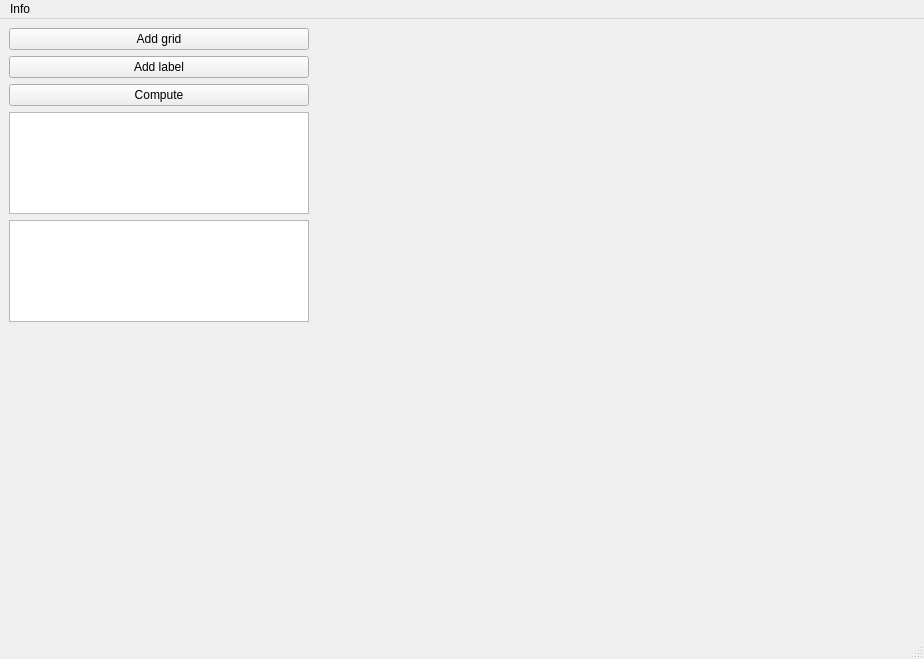
<?xml version="1.0" encoding="UTF-8"?>
<ui version="4.0">
 <class>MainWindow</class>
 <widget class="QMainWindow" name="MainWindow">
  <property name="geometry">
   <rect>
    <x>0</x>
    <y>0</y>
    <width>924</width>
    <height>657</height>
   </rect>
  </property>
  <property name="windowTitle">
   <string>MainWindow</string>
  </property>
  <widget class="QWidget" name="centralwidget">
   <property name="baseSize">
    <size>
     <width>0</width>
     <height>0</height>
    </size>
   </property>
   <layout class="QGridLayout" name="gridLayout">
    <item row="3" column="0">
     <widget class="Tree" name="_tree">
      <property name="maximumSize">
       <size>
        <width>300</width>
        <height>16777215</height>
       </size>
      </property>
      <property name="focusPolicy">
       <enum>Qt::NoFocus</enum>
      </property>
      <property name="contextMenuPolicy">
       <enum>Qt::ActionsContextMenu</enum>
      </property>
     </widget>
    </item>
    <item row="2" column="0">
     <widget class="ComputeBtn" name="_computeBtn">
      <property name="maximumSize">
       <size>
        <width>300</width>
        <height>16777215</height>
       </size>
      </property>
      <property name="focusPolicy">
       <enum>Qt::NoFocus</enum>
      </property>
      <property name="text">
       <string>Compute</string>
      </property>
     </widget>
    </item>
    <item row="0" column="0">
     <widget class="AddGridBtn" name="_addGridBtn">
      <property name="maximumSize">
       <size>
        <width>300</width>
        <height>16777215</height>
       </size>
      </property>
      <property name="focusPolicy">
       <enum>Qt::NoFocus</enum>
      </property>
      <property name="text">
       <string>Add grid</string>
      </property>
     </widget>
    </item>
    <item row="5" column="0">
     <widget class="MiniMap" name="_minimap">
      <property name="minimumSize">
       <size>
        <width>300</width>
        <height>300</height>
       </size>
      </property>
      <property name="maximumSize">
       <size>
        <width>300</width>
        <height>300</height>
       </size>
      </property>
      <property name="text">
       <string/>
      </property>
     </widget>
    </item>
    <item row="1" column="0">
     <widget class="AddLabelBtn" name="_addLabelBtn">
      <property name="maximumSize">
       <size>
        <width>300</width>
        <height>16777215</height>
       </size>
      </property>
      <property name="focusPolicy">
       <enum>Qt::NoFocus</enum>
      </property>
      <property name="text">
       <string>Add label</string>
      </property>
     </widget>
    </item>
    <item row="4" column="0">
     <widget class="QTableView" name="_properties">
      <property name="maximumSize">
       <size>
        <width>300</width>
        <height>16777215</height>
       </size>
      </property>
      <property name="focusPolicy">
       <enum>Qt::NoFocus</enum>
      </property>
     </widget>
    </item>
    <item row="0" column="1" rowspan="6">
     <widget class="FullImage" name="_image">
      <property name="minimumSize">
       <size>
        <width>600</width>
        <height>600</height>
       </size>
      </property>
      <property name="text">
       <string/>
      </property>
     </widget>
    </item>
   </layout>
  </widget>
  <widget class="QStatusBar" name="_statusBar"/>
  <widget class="QMenuBar" name="menuBar">
   <property name="geometry">
    <rect>
     <x>0</x>
     <y>0</y>
     <width>924</width>
     <height>21</height>
    </rect>
   </property>
   <widget class="QMenu" name="menuInfo">
    <property name="title">
     <string>Info</string>
    </property>
    <addaction name="_actionMade_by_TheCrazyT"/>
    <addaction name="_actionUrl"/>
    <addaction name="separator"/>
   </widget>
   <addaction name="menuInfo"/>
  </widget>
  <action name="_actionGridAddRowTop">
   <property name="text">
    <string>Add row to top</string>
   </property>
   <property name="toolTip">
    <string>Add row to top</string>
   </property>
  </action>
  <action name="_actionSaveModel">
   <property name="text">
    <string>Save computation model</string>
   </property>
  </action>
  <action name="_actionLoadModel">
   <property name="text">
    <string>Load computation model</string>
   </property>
   <property name="toolTip">
    <string>Load computation model</string>
   </property>
  </action>
  <action name="_actionRemoveGrid">
   <property name="text">
    <string>Remove grid</string>
   </property>
   <property name="toolTip">
    <string>Remove grid</string>
   </property>
  </action>
  <action name="_actionRemoveLabel">
   <property name="text">
    <string>Remove label</string>
   </property>
   <property name="toolTip">
    <string>Remove label</string>
   </property>
  </action>
  <action name="_actionMade_by_TheCrazyT">
   <property name="text">
    <string>Made by TheCrazyT</string>
   </property>
  </action>
  <action name="_actionUrl">
   <property name="text">
    <string>https://github.com/TheCrazyT/SiliconAnalyser</string>
   </property>
  </action>
  <action name="_actionSaveAsCsv">
   <property name="text">
    <string>Save as csv</string>
   </property>
   <property name="toolTip">
    <string>Save as csv</string>
   </property>
  </action>
  <action name="_actionViewAsPixelimage">
   <property name="text">
    <string>View as pixelimage</string>
   </property>
  </action>
  <action name="_actionExportCellsToImages">
   <property name="text">
    <string>Export cells to images</string>
   </property>
  </action>
 </widget>
 <customwidgets>
  <customwidget>
   <class>ComputeBtn</class>
   <extends>QPushButton</extends>
   <header>silicon_analyser.helper.computebtn</header>
  </customwidget>
  <customwidget>
   <class>AddLabelBtn</class>
   <extends>QPushButton</extends>
   <header>silicon_analyser.helper.addlabelbtn</header>
  </customwidget>
  <customwidget>
   <class>AddGridBtn</class>
   <extends>QPushButton</extends>
   <header>silicon_analyser.helper.addgridbtn</header>
  </customwidget>
  <customwidget>
   <class>MiniMap</class>
   <extends>QLabel</extends>
   <header>silicon_analyser.helper.minimap</header>
  </customwidget>
  <customwidget>
   <class>FullImage</class>
   <extends>QLabel</extends>
   <header>silicon_analyser.helper.fullimage</header>
  </customwidget>
  <customwidget>
   <class>Tree</class>
   <extends>QTreeView</extends>
   <header>silicon_analyser.helper.tree</header>
  </customwidget>
 </customwidgets>
 <resources/>
 <connections/>
</ui>
